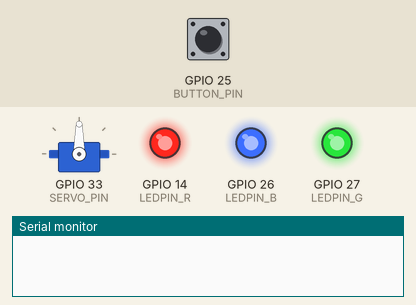
Bench run of a sketch on a simulated ESP32. Shown: servo, output pins drawn as LEDs (lit = HIGH), the last lines printed to the serial monitor. The test bench sets the inputs (shaded band); at power-on: GPIO 25 (BUTTON_PIN) HIGH. The ROS host is connected and sends only what is stated; random numbers use the default seed unless the sketch sets one.

Above: at 3.2 s.
3.3 s: GPIO 25 (BUTTON_PIN) pulled LOW for 0.15 s
At 3.9 s:
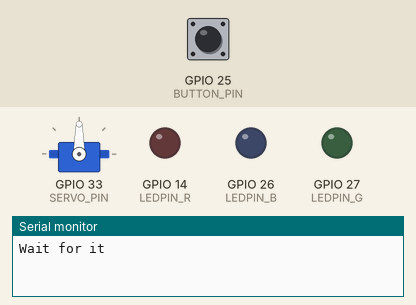
6.4 s: GPIO 25 (BUTTON_PIN) pulled LOW for 1 s
10.4 s: GPIO 25 (BUTTON_PIN) pulled LOW for 0.15 s
At 11.8 s:
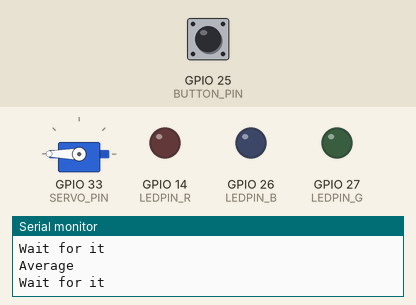
13.5 s: GPIO 25 (BUTTON_PIN) pulled LOW for 3.2 s
At 17.7 s:
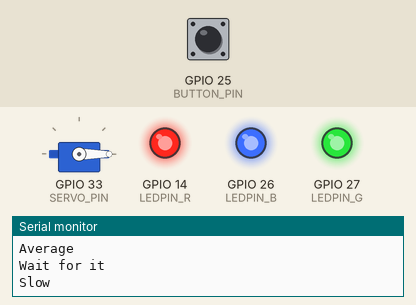
19.7 s: GPIO 25 (BUTTON_PIN) pulled LOW for 3.2 s
At 23.6 s:
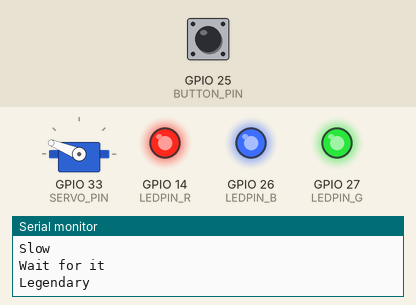
Timing chart, 0 to 26.4 s (numbered marks = the images above; inputs shaded):
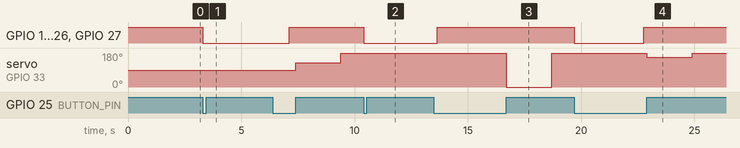

The sketch:

ENGMT558_assignmen3.ino
```cpp
#include <ESP32Servo.h>
#include <micro_ros_arduino.h>

#include <stdio.h>
#include <rcl/rcl.h>
#include <rcl/error_handling.h>
#include <rclc/rclc.h>
#include <rclc/executor.h>

#include <std_msgs/msg/int32.h>
#include <std_msgs/msg/string.h>

#define SERVO_PIN 33
#define LEDPIN_R 14
#define LEDPIN_G 27
#define LEDPIN_B 26
#define BUTTON_PIN 25

Servo servo;

rcl_publisher_t publisher_int;
rcl_publisher_t publisher_str;
std_msgs__msg__Int32 msg_int;
std_msgs__msg__String msg_str;

rclc_executor_t executor;
rclc_support_t support;
rcl_allocator_t allocator;
rcl_node_t node;
rcl_timer_t timer;

#define RCCHECK(fn) { rcl_ret_t temp_rc = fn; if((temp_rc != RCL_RET_OK)){error_loop();}}
#define RCSOFTCHECK(fn) { rcl_ret_t temp_rc = fn; if((temp_rc != RCL_RET_OK)){}}

void error_loop() {
  while (1) delay(100);
  Serial.println("error");
}

void timer_callback(rcl_timer_t * timer, int64_t last_call_time)
{
  RCLC_UNUSED(last_call_time);
  if (timer != NULL) {
    RCSOFTCHECK(rcl_publish(&publisher_int, &msg_int, NULL));
    msg_int.data++;
  }
}

void publish_string(const char * text) {
  msg_str.data.data = (char *)text;
  msg_str.data.size = strlen(text);
  msg_str.data.capacity = msg_str.data.size + 1;
  rcl_publish(&publisher_str, &msg_str, NULL);
}

void setup() {
  Serial.begin(115200);
  set_microros_transports();

  servo.attach(SERVO_PIN);
  pinMode(BUTTON_PIN, INPUT_PULLUP);
  pinMode(LEDPIN_R, OUTPUT);
  pinMode(LEDPIN_G, OUTPUT);
  pinMode(LEDPIN_B, OUTPUT);
  digitalWrite(LEDPIN_R, HIGH);
  digitalWrite(LEDPIN_G, HIGH);
  digitalWrite(LEDPIN_B, HIGH);

  delay(2000);

  allocator = rcl_get_default_allocator();
  RCCHECK(rclc_support_init(&support, 0, NULL, &allocator));
  RCCHECK(rclc_node_init_default(&node, "micro_ros_arduino_node", "", &support));

  RCCHECK(rclc_publisher_init_default(
    &publisher_int,
    &node,
    ROSIDL_GET_MSG_TYPE_SUPPORT(std_msgs, msg, Int32),
    "reaction_time"));

  RCCHECK(rclc_publisher_init_default(
    &publisher_str,
    &node,
    ROSIDL_GET_MSG_TYPE_SUPPORT(std_msgs, msg, String),
    "reaction_text"));

  const unsigned int timer_timeout = 1000;
  RCCHECK(rclc_timer_init_default(&timer, &support, RCL_MS_TO_NS(timer_timeout), timer_callback));
  RCCHECK(rclc_executor_init(&executor, &support.context, 1, &allocator));
  RCCHECK(rclc_executor_add_timer(&executor, &timer));

  msg_int.data = 0;
}

void loop() {
  if (digitalRead(BUTTON_PIN) == LOW) {
    digitalWrite(LEDPIN_R, LOW);
    digitalWrite(LEDPIN_G, LOW);
    digitalWrite(LEDPIN_B, LOW);

    Serial.println("Wait for it");
    publish_string("Wait for it");

    delay(random(2000, 5000));
    digitalWrite(LEDPIN_R, HIGH);
    digitalWrite(LEDPIN_G, HIGH);
    digitalWrite(LEDPIN_B, HIGH);


    unsigned long startTime = millis();
    while (digitalRead(BUTTON_PIN) == LOW) {}
    unsigned long reactionTime = millis() - startTime;

    msg_int.data = reactionTime;
    rcl_publish(&publisher_int, &msg_int, NULL);

    int angle = map(reactionTime, 0, 1000, 180, 0);
    angle = constrain(angle, 0, 180);
    servo.write(angle);

    if (reactionTime <= 200) {
      Serial.println("Legendary");
      publish_string("Legendary");
    }
    else if (reactionTime <= 299) {
      Serial.println("Average");
      publish_string("Average");
    }
    else {
      Serial.println("Slow");
      publish_string("Slow");
    }

    delay(2000);
    servo.write(180);
  }

  delay(20);
}
```

Measured:
- after the input at 3.3 s, GPIO 14 (LEDPIN_R), GPIO 26 (LEDPIN_B), GPIO 27 (LEDPIN_G): HIGH → LOW at once
- after the input at 10.4 s, GPIO 14 (LEDPIN_R), GPIO 26 (LEDPIN_B), GPIO 27 (LEDPIN_G): HIGH → LOW at once
- after the input at 13.5 s, servo on GPIO 33 (SERVO_PIN): 180° → 0° after 3.2 s, → 180° 2.0 s later
- after the input at 19.7 s, GPIO 14 (LEDPIN_R), GPIO 26 (LEDPIN_B), GPIO 27 (LEDPIN_G): HIGH → LOW at once, → HIGH 3.1 s later; servo on GPIO 33 (SERVO_PIN): 180° → 158° after 3.2 s, → 180° 2.0 s later
